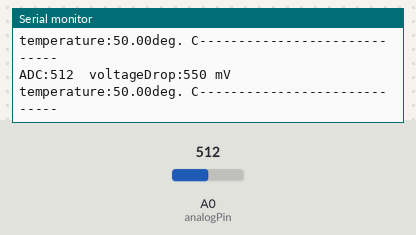
A sketch run on a simulated Arduino Uno, built with avr-gcc and run on an emulated ATmega328P. Shown: the last lines printed to the serial monitor. Inputs (shaded band) come from the test bench; at power-on: A0 (analogPin) = 512.

Above: at 2.7 s.
2.8 s: A0 (analogPin) set to 918
At 3.1 s:
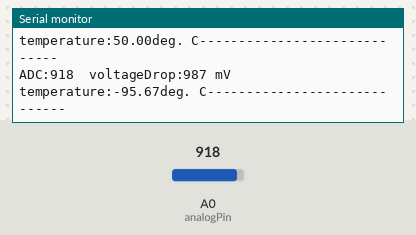
5.8 s: A0 (analogPin) set to 945
At 5.98 s:
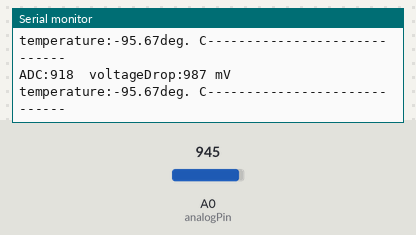
Timing chart, 0 to 8.8 s (numbered marks = the images above; inputs shaded):
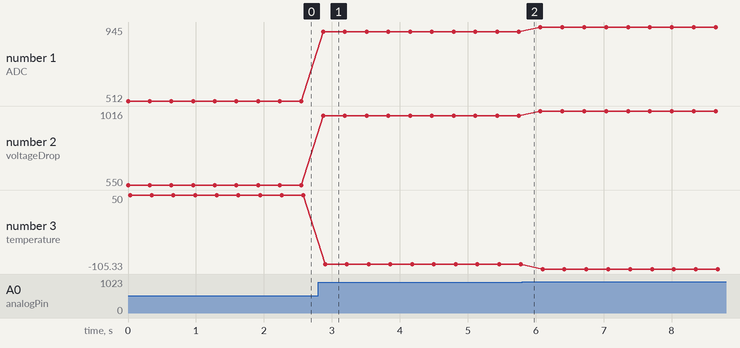

Measured:
- after the input at 2.8 s, the serial monitor: prints a new line after 0.07 s (image 1)
- plotted number 1: 512 → 918 after the input at 2.8 s, 918 → 945 after the input at 5.8 s
- plotted number 2: 550 → 987 after the input at 2.8 s, 987 → 1016 after the input at 5.8 s
- plotted number 3: 50 → -95.67 after the input at 2.8 s, -95.67 → -105.33 after the input at 5.8 s

The sketch:

step1a_test.ino
```cpp
//pin connected to sensor
const int analogPin = A0;

void setup() {
   Serial.begin(9600);

   //internal reference 1.1V
   //we are measuring very low signal and have only 8bit ADC
   analogReference(INTERNAL);
}

void loop() {

  unsigned int sensorRead = analogRead(analogPin);

  //map ADC value to volatage drop on transistor/diode
  int voltageDrop = map(sensorRead, 0, 1023, 0, 1100);

  //map voltage drop to temperature
  float temperature = fmap(voltageDrop, 700, 400, 0, 100);

  Serial.print("ADC:");
  Serial.print(sensorRead);

  Serial.print("  voltageDrop:");
  Serial.print(voltageDrop);
  Serial.println(" mV");

  Serial.print("temperature:");
  Serial.print(temperature);
  Serial.print("deg. C");
  Serial.println("-----------------------------");

  delay(300);
}


//implementation of map() function for float
float fmap(float x, float in_min, float in_max, float out_min, float out_max)
{
  return (x - in_min) * (out_max - out_min) / (in_max - in_min) + out_min;
}
```
